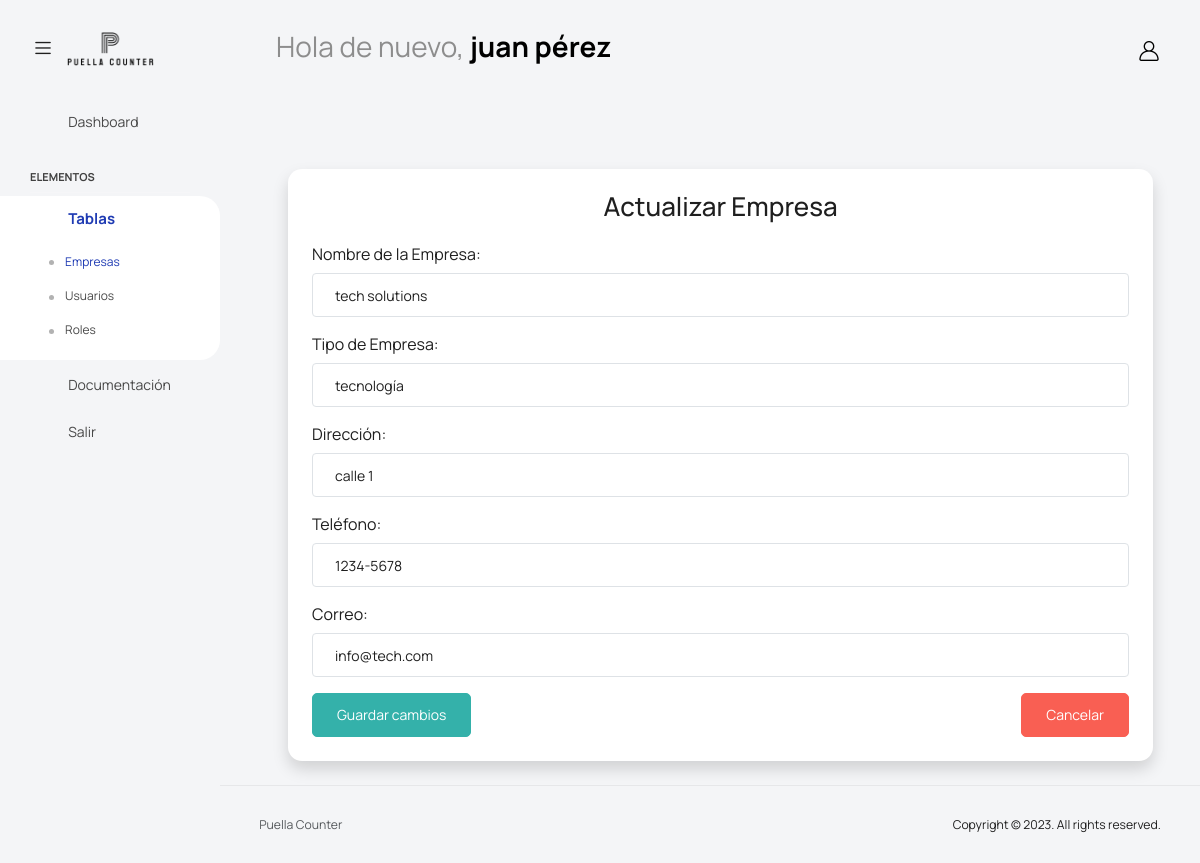
The page /PuellaCounter/app/views/company/company.php?action=edit&id=1 (signed in) on the database its author committed.
### tables this page shows
create table tbl_company(  
	id_company int primary key auto_increment,
	company_name varchar(50) not null,
	company_type varchar(50) not null,
	company_address varchar(50) not null,
	company_phone varchar(50) not null,
	company_email varchar(50) not null
);

### PuellaCounter/app/controllers/CompanyController.php (called while the page is built, shortened)
<?php
require_once(dirname(__FILE__) . "/../../core/database.php");
require_once(dirname(__FILE__) . "/../models/CompanyModel.php");
class CompanyController
{
    private $company;
    public function __construct()
    {
        $database = new Database();
        $this->db = $database->getConnection();
        $this->company = new CompanyModel($this->db);
    }
    public function edit($id)
    {
        $this->company->id_company = $id;
        $this->company->getCompanyByID();
        $companies = $this->company;
        include(dirname(__FILE__) . '/../views/company/update.php');
    }
}

### PuellaCounter/core/database.php (called while the page is built, shortened)
<?php
class Database
{
    public function getConnection()
    {
        $this->conn = null;
        try {
            $this->conn = new PDO(
                "mysql:host=" . Config::HOST . ";dbname=" . Config::DATABASE,
                Config::USER,
                Config::PASSWORD
            );
            $this->conn->exec("set names utf8");
        } catch (PDOException $ex) {
            echo "Connection error: " . $ex->getMessage();
            die();
        }
        return $this->conn;
    }
}

### PuellaCounter/app/models/CompanyModel.php (called while the page is built, shortened)
<?php
class CompanyModel
{
    private $conn;
    public $id_company;
    public function __construct($db)
    {
        $this->conn = $db;
    }
    public function getCompanyByID()
    {
        $query = "CALL sp_get_company_by_id(:id_company);";
        $stmt = $this->conn->prepare($query);
        $stmt->bindParam(":id_company", $this->id_company);
        $stmt->execute();
        $row = $stmt->fetch(PDO::FETCH_ASSOC);
        if ($row) {
            $this->company_name = $row["company_name"];
            $this->company_type = $row["company_type"];
            $this->company_address = $row["company_address"];
            $this->company_phone = $row["company_phone"];
            $this->company_email = $row["company_email"];
        }
    }
}

### PuellaCounter/app/views/company/update.php (the view, shortened to what this page needs)
<?php
include '../template/header.php';
?>
<div class="container mt-5">
    <div class="card p-4 shadow">
        <h2 class="mb-4 text-center">Actualizar Empresa</h2>
        <form action="" method="POST" name="frmUpdate" onsubmit="return validateForm()" novalidate>
            <div class="mb-3">
                <label for="company_name" class="form-label">Nombre de la Empresa:</label>
                <input
                    type="text"
                    id="company_name"
                    name="company_name"
                    value="<?= htmlspecialchars($companies->company_name) ?>"
                    class="form-control"
                    required>
            </div>
            <div class="mb-3">
                <label for="company_type" class="form-label">Tipo de Empresa:</label>
                <input
                    type="text"
                    id="company_type"
                    name="company_type"
                    value="<?= htmlspecialchars($companies->company_type) ?>"
                    class="form-control"
                    required>
            </div>
            <div class="mb-3">
                <label for="company_address" class="form-label">Dirección:</label>
                <input
                    type="text"
                    id="company_address"
                    name="company_address"
                    value="<?= htmlspecialchars($companies->company_address) ?>"
                    class="form-control"
                    required>
            </div>
            <div class="mb-3">
                <label for="company_phone" class="form-label">Teléfono:</label>
                <input
                    type="text"
                    id="company_phone"
                    name="company_phone"
                    value="<?= htmlspecialchars($companies->company_phone) ?>"
                    class="form-control"
                    required>
            </div>
            <div class="mb-3">
                <label for="company_email" class="form-label">Correo:</label>
                <input
                    type="email"
                    id="company_email"
                    name="company_email"
                    value="<?= htmlspecialchars($companies->company_email) ?>"
                    class="form-control"
                    required>
            </div>
            <div class="d-flex justify-content-between">
                <button type="submit" class="btn btn-success">Guardar cambios</button>
                <a href="?" class="btn btn-danger">Cancelar</a>
            </div>
        </form>
    </div>
</div>
<?php include '../template/footer.php'; ?>

### rows shown on the page
tbl_company: company_name "tech solutions", company_type "tecnología", company_address "calle 1", company_phone "1234-5678", company_email "info@tech.com"

### other values the page prints
$_SESSION["userName"] "juan pérez"
